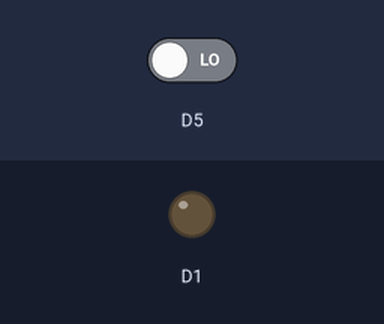
A sketch run on a simulated ESP8266 (NodeMCU). Parts: output pins drawn as LEDs (lit = HIGH). Dashed ring = blinking. Inputs (shaded band) come from the test bench; at power-on: D5 LOW.

Above: at 1.2 s.
1.3 s: D5 driven HIGH
At 1.42 s:
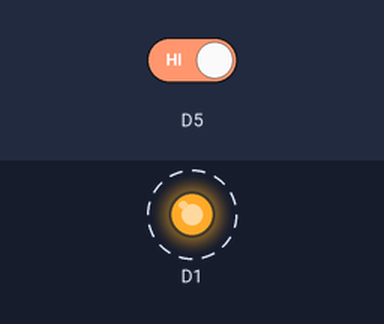
4.3 s: D5 driven LOW
At 4.8 s:
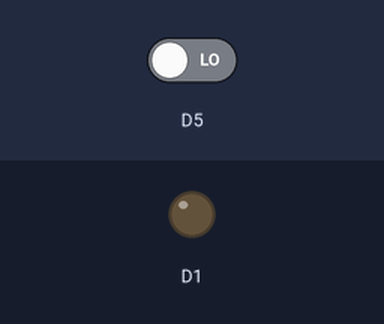
Timing chart, 0 to 7.3 s (numbered marks = the images above; inputs shaded):
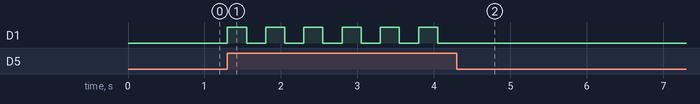

The sketch:

ClapSwitch_v1.ino
```cpp
void setup() {
  pinMode(D1, OUTPUT);
  pinMode(D5, INPUT);
}

void loop() {
  if (digitalRead(D5)) {
    digitalWrite(D1, !digitalRead(D1));
    delay(250);
  }
}
```

Measured:
- after the input at 1.3 s, D1: alternates HIGH for 0.25 s and LOW for 0.25 s, starting at once
- after the input at 4.3 s, D1: stops changing and stays LOW
